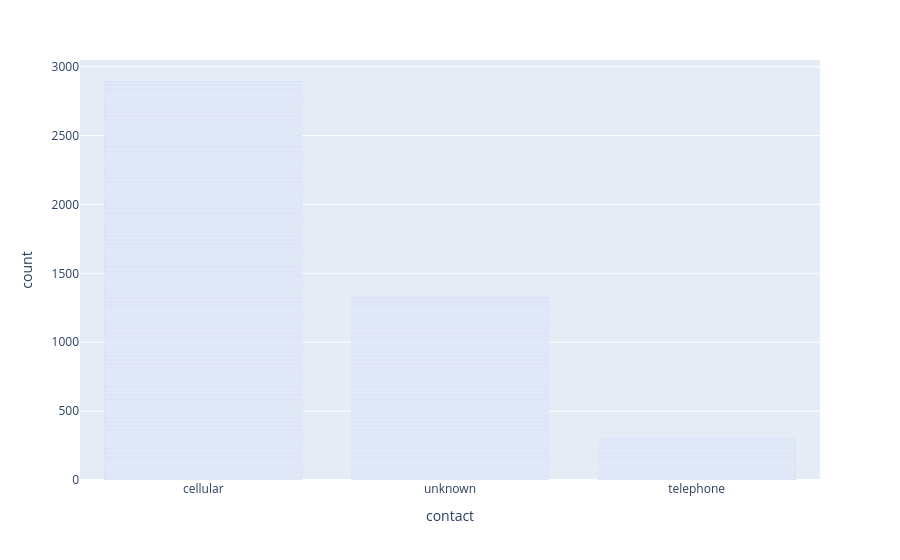

Notebook code cell kept with this figure:
### Markdown cell above
# **Base plot of Bar Plot**
**Default** — one bar per category, blue colour, column names as labels, grey background, hover tooltip

**Not default** — title, subtitle, units, reference line, source note, bar borders, white background, tick rotation,

### Code cell
px.bar(df, x="contact")

### Figure 1 — Plotly figure (JSON) as saved in the notebook; plotly's stock layout.template omitted (floating-point values rounded to 4 significant figures; data arrays with more than 128 entries replaced by an {"elided": "..."} marker saying what was removed)
{"data": [{"hovertemplate": "contact=%{x}<br>count=%{y}<extra></extra>", "legendgroup": "", "marker": {"color": "#636efa", "pattern": {"shape": ""}}, "name": "", "orientation": "v", "showlegend": false, "textposition": "auto", "type": "bar", "x": {"elided": "4521 str values"}, "xaxis": "x", "y": {"elided": "4521 int values"}, "yaxis": "y"}], "layout": {"autosize": true, "barmode": "relative", "legend": {"tracegroupgap": 0}, "margin": {"t": 60}, "xaxis": {"anchor": "y", "autorange": true, "domain": [0, 1], "range": [-0.5, 2.5], "title": {"text": "contact"}, "type": "category"}, "yaxis": {"anchor": "x", "autorange": true, "domain": [0, 1], "range": [0, 3048.0], "title": {"text": "count"}, "type": "linear"}}}
